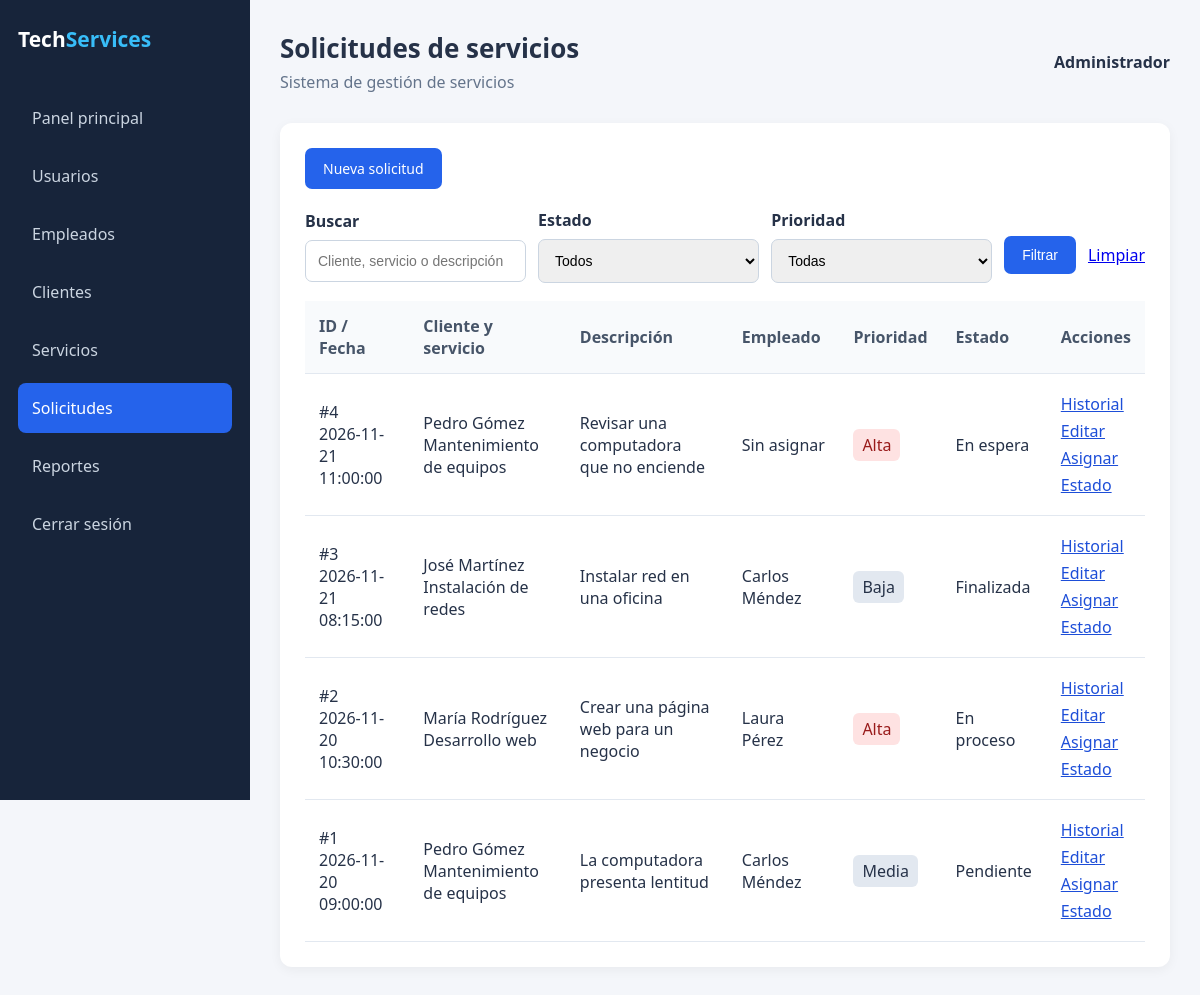
/solicitudes/listar.php (signed in), run on the app's committed database.
### tables this page shows
CREATE TABLE solicitudes (
    id INT AUTO_INCREMENT PRIMARY KEY,
    cliente_id INT NOT NULL,
    servicio_id INT NOT NULL,
    empleado_id INT,
    descripcion TEXT NOT NULL,
    fecha DATETIME NOT NULL DEFAULT CURRENT_TIMESTAMP,
    estado ENUM('Pendiente', 'En proceso', 'En espera', 'Finalizada')
        NOT NULL DEFAULT 'Pendiente',
    prioridad ENUM('Baja', 'Media', 'Alta') NOT NULL,
    CONSTRAINT fk_solicitudes_clientes
    FOREIGN KEY (cliente_id) REFERENCES clientes(id),
    CONSTRAINT fk_solicitudes_servicios
    FOREIGN KEY (servicio_id) REFERENCES servicios(id),
    CONSTRAINT fk_solicitudes_empleados
    FOREIGN KEY (empleado_id) REFERENCES empleados(id)
);

CREATE TABLE servicios (
    id INT AUTO_INCREMENT PRIMARY KEY,
    nombre VARCHAR(100) NOT NULL,
    descripcion TEXT NOT NULL,
    precio DECIMAL(10,2) NOT NULL
);

CREATE TABLE usuarios (
    id INT AUTO_INCREMENT PRIMARY KEY,
    nombre VARCHAR(100) NOT NULL,
    correo VARCHAR(100) NOT NULL,
    contraseña VARCHAR(255) NOT NULL,
    rol ENUM('administrador', 'empleado', 'cliente') NOT NULL
);

### solicitudes/listar.php (the view, shortened to what this page needs)
<?php
require 'comun.php';
[$w,$a]=alcance();
$estado=$_GET['estado'] ?? ''; $prioridad=$_GET['prioridad'] ?? ''; $buscar=trim($_GET['buscar'] ?? '');
$filas=consulta('SELECT s.*, CONCAT(c.nombre," ",c.apellido) cliente,v.nombre servicio,u.nombre empleado'.baseSQL().' WHERE '.$w.' ORDER BY s.fecha DESC,s.id DESC',$a)->fetchAll(PDO::FETCH_ASSOC);
inicio('Solicitudes de servicios'); ?>
<section class="section">
<?php if($rol!=='empleado'): ?><a class="btn" href="crear.php">Nueva solicitud</a><?php endif; ?>
<form class="filtros" method="get"><label>Buscar<input name="buscar" value="<?=h($buscar)?>" placeholder="Cliente, servicio o descripción"></label><label>Estado<select name="estado"><option value="">Todos</option><?php opciones($estados,$estado); ?></select></label><label>Prioridad<select name="prioridad"><option value="">Todas</option><?php opciones($prioridades,$prioridad); ?></select></label><button class="btn">Filtrar</button><a href="listar.php">Limpiar</a></form>
<div class="tabla-scroll"><table><thead><tr><th>ID / Fecha</th><th>Cliente y servicio</th><th>Descripción</th><th>Empleado</th><th>Prioridad</th><th>Estado</th><th>Acciones</th></tr></thead><tbody>
<?php foreach($filas as $f): ?><tr><td>#<?=h($f['id'])?><br><?=h($f['fecha'])?></td><td><?=h($f['cliente'])?><br><?=h($f['servicio'])?></td><td><?=h($f['descripcion'])?></td><td><?=h($f['empleado'] ?? 'Sin asignar')?></td><td><span class="etiqueta <?= $f['prioridad']==='Alta'?'alta':'' ?>"><?=h($f['prioridad'])?></span></td><td><?=h($f['estado'])?></td><td class="acciones"><a href="historial.php?id=<?=$f['id']?>">Historial</a><?php if($rol==='administrador'): ?><a href="editar.php?id=<?=$f['id']?>">Editar</a><a href="asignar.php?id=<?=$f['id']?>">Asignar</a><?php endif; ?><?php if($rol!=='cliente'): ?><a href="cambiar_estado.php?id=<?=$f['id']?>">Estado</a><?php endif; ?></td></tr><?php endforeach; ?>
<?php if(!$filas): ?><tr><td colspan="7">No hay solicitudes para mostrar.</td></tr><?php endif; ?></tbody></table></div></section><?php fin(); ?>

### solicitudes/comun.php (shortened to what this page needs)
<?php
require_once __DIR__ . '/../config/conexion.php';
$rol = $_SESSION['rol'] ?? '';
$uid = (int)($_SESSION['id_usuario'] ?? 0);
function h($v) { return htmlspecialchars((string)$v, ENT_QUOTES, 'UTF-8'); }
function consulta($sql, $args = []) { global $conexion; $q=$conexion->prepare($sql); $q->execute($args); return $q; }
function alcance() { global $rol,$uid; if ($rol==='empleado') return ['e.usuario_id = ?',[$uid]]; if ($rol==='cliente') return ['c.correo = ?',[ $_SESSION['correo'] ?? '' ]]; return ['1=1',[]]; }
function baseSQL() { return ' FROM solicitudes s JOIN clientes c ON c.id=s.cliente_id JOIN servicios v ON v.id=s.servicio_id LEFT JOIN empleados e ON e.id=s.empleado_id LEFT JOIN usuarios u ON u.id=e.usuario_id '; }
function inicio($titulo,$pagina='solicitudes') { global $rol; $paginaActual=$pagina; ?><!doctype html><html lang="es"><head><meta charset="utf-8"><meta name="viewport" content="width=device-width, initial-scale=1"><title><?=h($titulo)?> | SIGES</title><link rel="stylesheet" href="../assets/css/dashboard.css"><link rel="stylesheet" href="../assets/css/solicitudes.css"></head><body><?php include __DIR__.'/../includes/sidebar.php'; ?><main class="main-content"><header class="header"><div><h1><?=h($titulo)?></h1><p>Sistema de gestión de servicios</p></div><strong><?=h(ucfirst($rol))?></strong></header><?php }
function fin() { echo '</main></body></html>'; }

### includes/sidebar.php (shortened to what this page needs)
<?php
$paginaActual = $paginaActual ?? "";
$rol = $rol ?? "";
$rutaBase = (strpos($_SERVER["PHP_SELF"], "/usuarios/") !== false ||
             strpos($_SERVER["PHP_SELF"], "/clientes/") !== false ||
             strpos($_SERVER["PHP_SELF"], "/servicios/") !== false ||
             strpos($_SERVER["PHP_SELF"], "/empleados/") !== false ||
             strpos($_SERVER["PHP_SELF"], "/solicitudes/") !== false ||
             strpos($_SERVER["PHP_SELF"], "/reportes/") !== false)
             ? "../"
             : "";
?>
<aside class="sidebar">
    <div class="logo">
        Tech<span>Services</span>
    </div>
    <a href="<?php echo $rutaBase; ?>dashboard.php"
       class="<?php echo $paginaActual === 'dashboard' ? 'active' : ''; ?>">
        Panel principal
    </a>
    <?php if ($rol === "administrador"): ?>
        <a href="<?php echo $rutaBase; ?>usuarios/index.php"
           class="<?php echo $paginaActual === 'usuarios' ? 'active' : ''; ?>">
            Usuarios
        </a>
        <a href="<?php echo $rutaBase; ?>empleados/index.php"
           class="<?php echo $paginaActual === 'empleados' ? 'active' : ''; ?>">
            Empleados
        </a>
        <a href="<?php echo $rutaBase; ?>clientes/index.php"
           class="<?php echo $paginaActual === 'clientes' ? 'active' : ''; ?>">
            Clientes
        </a>
        <a href="<?php echo $rutaBase; ?>servicios/index.php"
           class="<?php echo $paginaActual === 'servicios' ? 'active' : ''; ?>">
            Servicios
        </a>
        <a href="<?php echo $rutaBase; ?>solicitudes/listar.php" class="<?php echo $paginaActual === 'solicitudes' ? 'active' : ''; ?>">Solicitudes</a>
        <a href="<?php echo $rutaBase; ?>reportes/index.php" class="<?php echo $paginaActual === 'reportes' ? 'active' : ''; ?>">Reportes</a>
    <?php endif; ?>
    <a href="<?php echo $rutaBase; ?>auth/logout.php">
        Cerrar sesión
    </a>
</aside>

### assets/css/dashboard.css (style rules this page uses)
* { margin: 0; padding: 0; box-sizing: border-box; }
body { font-family: 'Segoe UI', Arial, sans-serif; background: #f4f6fa; color: #263248; }
.sidebar { position: fixed; width: 250px; height: 100vh; background: #17243a; color: white; padding: 25px 18px; }
.logo { font-size: 21px; font-weight: bold; margin-bottom: 40px; }
.logo span { color: #38bdf8; }
.sidebar a { display: block; color: #cbd5e1; text-decoration: none; padding: 14px; margin-bottom: 8px; border-radius: 8px; transition: 0.3s; }
.sidebar a:hover, .sidebar a.active { background: #2563eb; color: white; }
.main-content { margin-left: 250px; padding: 30px; }
.header { display: flex; justify-content: space-between; align-items: center; margin-bottom: 30px; }
.header h1 { font-size: 26px; }
.header p { color: #64748b; margin-top: 5px; }
.section { background: white; padding: 25px; border-radius: 12px; box-shadow: 0 3px 12px rgba(0,0,0,0.05); margin-bottom: 25px; }
.btn { display: inline-block; border: none; padding: 11px 18px; border-radius: 7px; background: #2563eb; color: white; text-decoration: none; cursor: pointer; font-size: 14px; }
table { width: 100%; border-collapse: collapse; }
th, td { padding: 14px; text-align: left; border-bottom: 1px solid #e2e8f0; }
th { background: #f8fafc; color: #475569; }
input, select, textarea { width: 100%; padding: 12px; margin: 8px 0 18px; border: 1px solid #cbd5e1; border-radius: 7px; font-size: 14px; }
label { font-weight: 600; }

### assets/css/solicitudes.css (style rules this page uses)
.tabla-scroll { overflow-x:auto; }
.filtros { display:flex; flex-wrap:wrap; gap:12px; align-items:center; margin-top:20px; }
.filtros label { flex:1 1 150px; }
.acciones a { display:block; margin:5px 0; color:#1d4ed8; }
.etiqueta { background:#e2e8f0; padding:5px 9px; border-radius:6px; white-space:nowrap; }
.etiqueta.alta { background:#fee2e2; color:#991b1b; }

### data on the page
solicitudes: id "4", fecha "2026-11-21 11:00:00", cliente "Pedro Gómez", servicio.nombre "Mantenimiento de equipos", descripcion "Revisar una computadora que no enciende", empleado "Sin asignar", prioridad "Alta", estado "En espera"
solicitudes: id "3", fecha "2026-11-21 08:15:00", cliente "José Martínez", servicio.nombre "Instalación de redes", descripcion "Instalar red en una oficina", usuarios.nombre "Carlos Méndez", prioridad "Baja", estado "Finalizada"
solicitudes: id "2", fecha "2026-11-20 10:30:00", cliente "María Rodríguez", servicio.nombre "Desarrollo web", descripcion "Crear una página web para un negocio", usuarios.nombre "Laura Pérez", prioridad "Alta", estado "En proceso"
solicitudes: id "1", fecha "2026-11-20 09:00:00", cliente "Pedro Gómez", servicio.nombre "Mantenimiento de equipos", descripcion "La computadora presenta lentitud", usuarios.nombre "Carlos Méndez", prioridad "Media", estado "Pendiente"

### other printed values
$titulo "Solicitudes de servicios"
$rol "Administrador"
